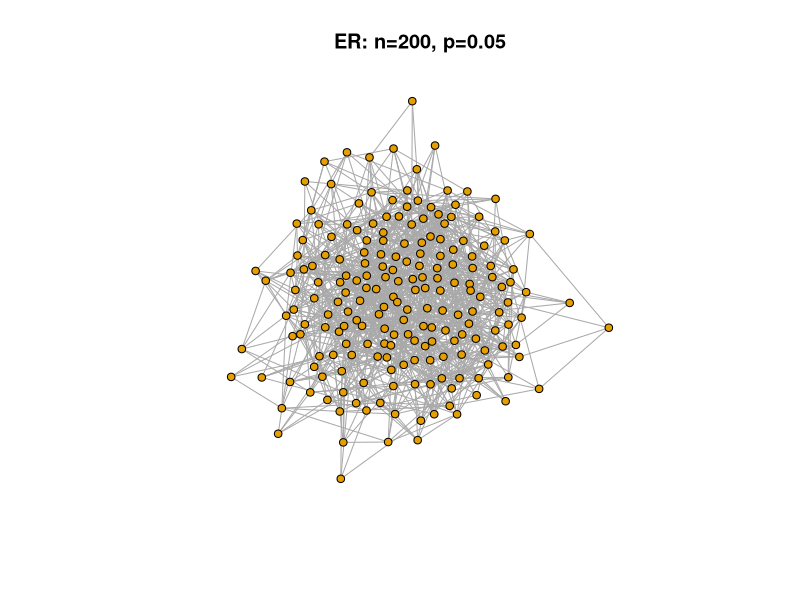
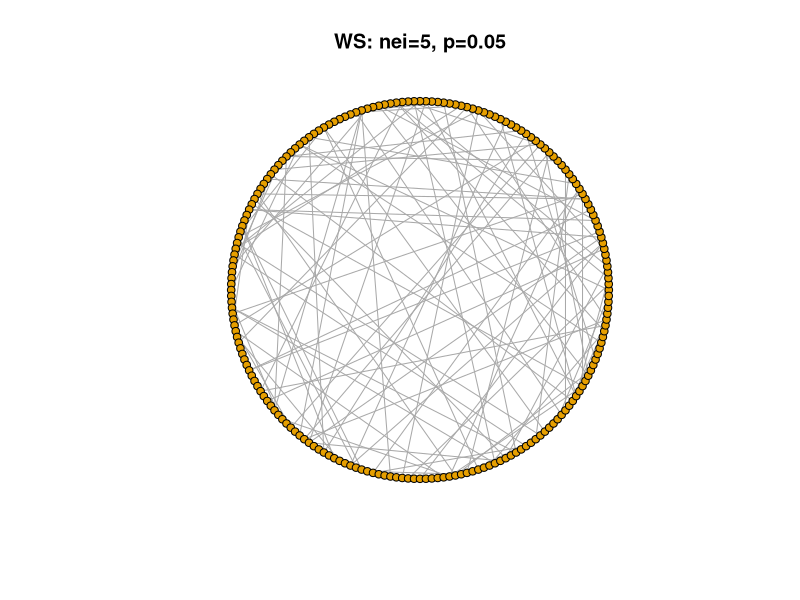
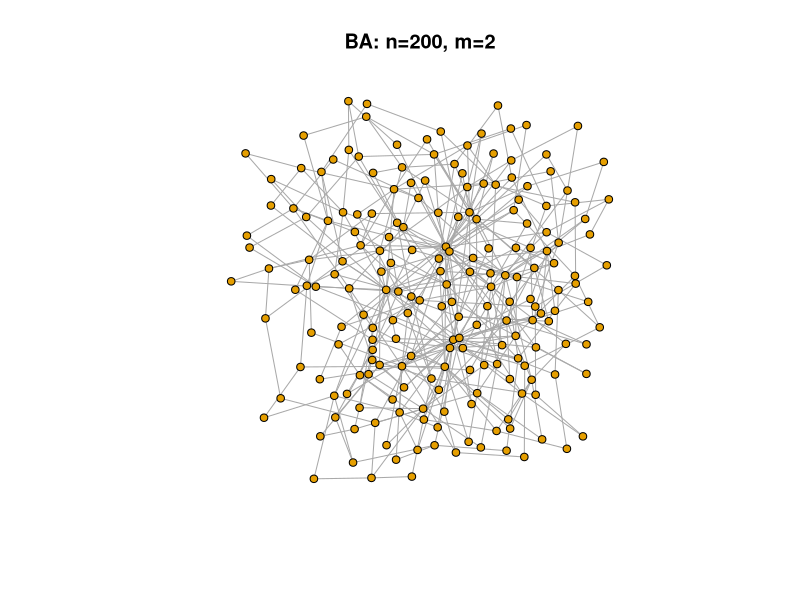
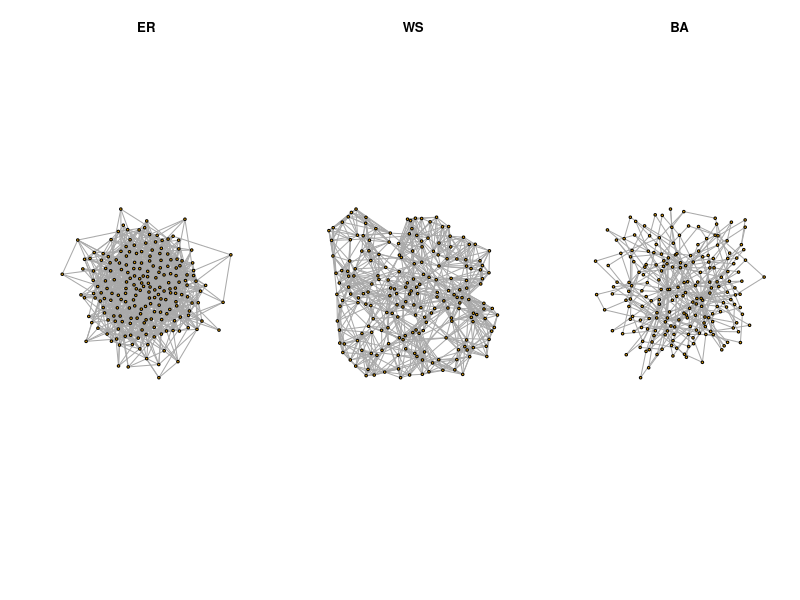

Write the R code that produced these figures, in order.
# 課題1-1を一つずつ確認するための短いスクリプト。
# Rで上から数行ずつ実行する。保存を含む全課題は task1.R を使う。
library(igraph)

# ER: すべてのノード対に、独立に確率pで辺を張る。
set.seed(101)
er <- sample_gnp(n = 200, p = 0.05, directed = FALSE, loops = FALSE)
plot(er, vertex.label = NA, vertex.size = 4, main = "ER: n=200, p=0.05")

# WS: 円環状に近傍を結んだグラフの辺を、確率pでつなぎ替える。
# dim=1では各ノードの初期次数は2*nei=10。
set.seed(201)
ws <- sample_smallworld(dim = 1, size = 200, nei = 5, p = 0.05)
plot(ws, layout = layout_in_circle(ws), vertex.label = NA,
     vertex.size = 4, main = "WS: nei=5, p=0.05")

# BA: ノードを追加しながら、既存ノードに優先的選択でつなぐ。
# mは新しいノードが張る辺数。初期段階では相手が足りない場合がある。
set.seed(301)
ba <- sample_pa(n = 200, m = 2, directed = FALSE)
plot(ba, vertex.label = NA, vertex.size = 4, main = "BA: n=200, m=2")

# 並べて見る。
par(mfrow = c(1, 3))
plot(er, vertex.label = NA, vertex.size = 3, main = "ER")
plot(ws, vertex.label = NA, vertex.size = 3, main = "WS")
plot(ba, vertex.label = NA, vertex.size = 3, main = "BA")
par(mfrow = c(1, 1))
